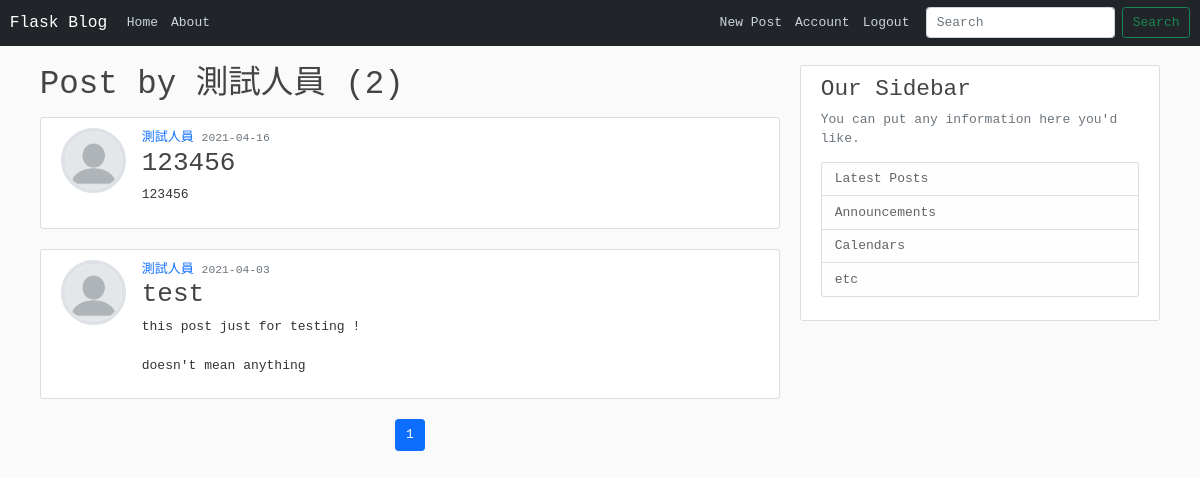
Screenshot of /user/測試人員 (signed in) with the database file from the repository.
### flask_blog/models.py (models this page shows, shortened)
class User(db.Model, UserMixin):
    id = db.Column(db.Integer, primary_key=True)
    username = db.Column(db.String(20), unique=True, nullable=False)
    email = db.Column(db.String(120), unique=True, nullable=False)
    image_file = db.Column(db.String(20), nullable=False, default='default.jpg')
    password = db.Column(db.String(60), nullable=False)
    posts = db.relationship('Post', backref='author', lazy=True)

class Post(db.Model):
    id = db.Column(db.Integer, primary_key=True)
    title = db.Column(db.String(100), nullable=False)
    date_posted = db.Column(db.DateTime, nullable=False,default=datetime.utcnow)
    content = db.Column(db.Text, nullable=False)
    user_id = db.Column(db.Integer, db.ForeignKey('user.id'), nullable=False)

### flask_blog/users/routes.py (the view)
@users.route("/user/<string:username>")
def user_posts(username):
    page = request.args.get('page', 1, type=int)
    user = User.query.filter_by(username=username).first_or_404()
    posts = Post.query.filter_by(author=user).order_by(
        Post.date_posted.desc()).paginate(page=page, per_page=5)
    return render_template("user_post.html", posts=posts, user=user)

### flask_blog/models.py (called while the page is built)
@login_manager.user_loader
def load_user(user_id):
    return User.query.get(int(user_id))

### flask_blog/templates/user_post.html
{% extends 'layout.html' %}
{% block content %}
    <h1 class="mb-3">Post by {{ user.username }} ({{ posts.total }})</h1>
    {% for post in posts.items %}
    <article style="display: flex;" class="content-section">
        <img class="rounded-circle article-img border border-4"
            src="{{ url_for('static', filename='profile_pics/' + post.author.image_file) }}">
        <div class="media-body">
            <div class="article-metedata">
                <a class="text-decoration-none" href="{{ url_for('users.user_posts', username=post.author.username) }}">{{ post.author.username }}</a>
                <small class="text-muted">{{ post.date_posted.strftime('%Y-%m-%d') }}</small>
            </div>
            <h2><a class="article-title text-decoration-none" href="{{ url_for('posts.post', post_id=post.id) }}">{{ post.title
                    }}</a></h2>
            <p class="article-content fs-6" style="max-width: 100%;">{{ post.content }}</p>
        </div>
    </article>
    {% endfor %}
    <ul class="pagination justify-content-center">
        {% for page_num in posts.iter_pages(left_edge=1, right_edge=1, left_current=3, right_current=3) %}
            {% if page_num %}
                {% if posts.page == page_num %}
                    <li class="page-item active"><a class="page-link mb-4" href="{{ url_for('users.user_posts', username=user.username, page=page_num) }}">{{ page_num
                        }}</a></li>
                {% else %}
                    <li class="page-item"><a class="page-link mb-4" href="{{ url_for('users.user_posts', username=user.username, page=page_num) }}">{{ page_num }}</a></li>
                {% endif %}
            {% else %}
                ...
            {% endif %}
        {% endfor %}
    </ul>
{% endblock content %}

### flask_blog/static/main.css (style rules this page uses)
* { font-family: monospace !important; }
body { background: #fafafa; color: #333333; margin-top: 5rem; }
h1, h2, h3, h4, h5, h6 { color: #444444; }
.content-section { background: #ffffff; padding: 10px 20px; border: 1px solid #dddddd; border-radius: 3px; margin-bottom: 20px; }
a.article-title { color: #444444; text-decoration: none; }
.article-content { white-space: pre-line; }
.article-img { height: 65px; width: 65px; margin-right: 16px; }

### rows the page displays
User: username "測試人員"
Post: image_file (placeholder picture), author.username "測試人員", date_posted "2021-04-16", title "123456", content "123456"
Post: image_file (placeholder picture), author.username "測試人員", date_posted "2021-04-03", title "test", content "this post just for testing ! doesn't mean anything"

### other values shown
{{ posts.total }} "2"
{{ page_num }} "1"
